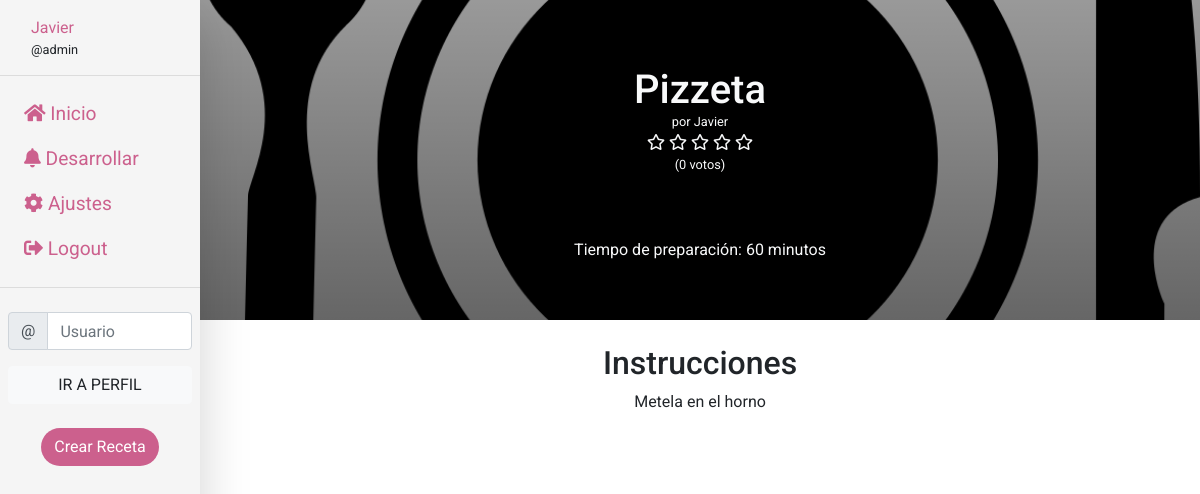
Page /admin/1 (signed in) on the earlier database version.
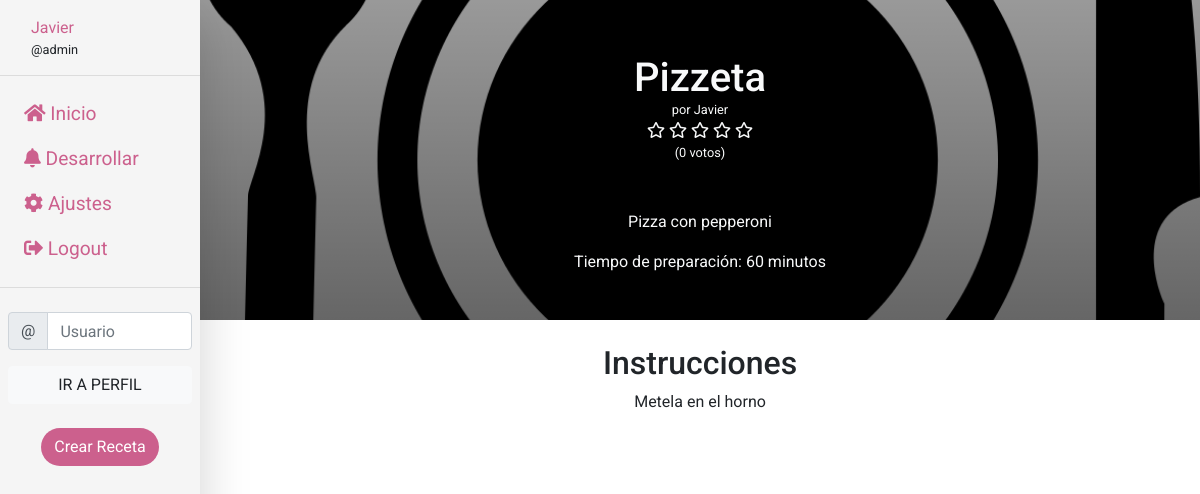
Same page on the later database version.
### base/models.py (models this page shows, shortened)
class Recipe(models.Model):
    class Meta:
        verbose_name = u'Receta'
        verbose_name_plural = u'Recetas'
        ordering = ['-created_at']
    author = models.ForeignKey(Profile, verbose_name=u'Autor', on_delete=models.CASCADE)
    created_at = models.DateTimeField(verbose_name=u'Fecha de creación', auto_now_add=True)
    image = models.ImageField(upload_to='media_files/recipe_images', default='media_files/recipe_images/no-image.png')
    name = models.CharField(verbose_name=u'Nombre', max_length=20)
    description = models.TextField(verbose_name=u'Descripción', max_length=256)
    cooking_time = models.PositiveIntegerField(verbose_name=u'Tiempo de elaboración (minutos)')
    votes_up = models.PositiveIntegerField(verbose_name=u'Votos positivos', default=0)
    votes_down = models.PositiveIntegerField(verbose_name=u'Votos negativos', default=0)
    voters = models.ManyToManyField('Profile', verbose_name=u'Usuarios que han votado', related_name='Usuarios_que_han_votado', blank=True)
    instructions = models.TextField(verbose_name=u'Instrucciones')
    def get_rating(self):
        total_votes = self.votes_up + self.votes_down
        if total_votes != 0:
            rating = round((self.votes_up / total_votes) * 5)
        else:
            rating = 0
        return rating

class Profile(models.Model):
    class Meta:
        verbose_name = u'Perfil de Usuario'
        verbose_name_plural = u'Perfiles de Usuarios'
    user = models.OneToOneField(User, verbose_name=u'Usuario asociado', on_delete=models.CASCADE)
    display_name = models.CharField(verbose_name=u'Nombre', max_length=15)
    bio = models.TextField(verbose_name=u'Biografía', max_length=256, blank=True)
    followers = models.ManyToManyField('self', verbose_name=u'Seguidores', related_name='Seguidores', blank=True, symmetrical=False)
    followed = models.ManyToManyField('self', verbose_name=u'Seguidos', related_name='Seguidos', blank=True, symmetrical=False)
    image = models.ImageField(upload_to='media_files/profile_image', default='media_files/profile_image/no-image.png')

### home/views.py (the view)
# urls.py: path('<str:username>/<int:recipe_id>', views.view_recipe, name='view_recipe'),
def view_recipe(request, username, recipe_id):
    user = User.objects.get(username=username)
    recipe = user.profile.recipe_set.get(pk=recipe_id)
    total_votes = recipe.votes_up + recipe.votes_down
    if (recipe.author == request.user.profile):
        is_own = True
    else:
        is_own = False
    if recipe.voters.filter(user = request.user).exists():
        has_voted = True
    else:
        has_voted = False
    replacements = {
        'profile': user.profile,
        'recipe': recipe,
        'has_voted': has_voted,
        'is_own': is_own,
        'total_votes': total_votes,
    }
    return render(request, 'recipes/view_recipe.html', replacements)

### base/templates/recipes/view_recipe.html (shortened to what this page needs)
{% extends "base/dashboard.html" %}
{% load static %}
{% block contenido %}
<div class="container-fluid">
    <div class="row justify-content-center align-items-center flex-column text-light py-4" style="min-height: 40vh; background: linear-gradient( rgba(0, 0, 0, 0.4), rgba(0, 0, 0, 0.6) ), url('{{recipe.image.url}}'); background-size: cover; background-position: center;">
        <h1 class="mt-2">{{recipe.name}}</h1>
        <small style="margin-top: -10px">por <a class="text-reset" href="{% url 'home:view-profile' username=recipe.author.user.username %}">{{recipe.author.display_name}}</a></small>
        <div>
            {% with score=recipe.get_rating %}
            {% if score > 0 %}
                <i class="fas fa-star"></i>
            {% else %}
                <i class="far fa-star"></i>
            {% endif %}
            {% if score > 1 %}
                <i class="fas fa-star"></i>
            {% else %}
                <i class="far fa-star"></i>
            {% endif %}
            {% if score > 2 %}
                <i class="fas fa-star"></i>
            {% else %}
                <i class="far fa-star"></i>
            {% endif %}
            {% if score > 3 %}
                <i class="fas fa-star"></i>
            {% else %}
                <i class="far fa-star"></i>
            {% endif %}
            {% if score > 4 %}
                <i class="fas fa-star"></i>
            {% else %}
                <i class="far fa-star"></i>
            {% endif %}
            {% endwith %}
        </div>
        <span class="mx-auto" style="font-size: 0.8rem;">({{total_votes}} votos)</span>
        <p class="mt-5 w-75 text-center">{{recipe.description}}</p>
        <span class=" text-center">Tiempo de preparación: {{recipe.cooking_time}} minutos</span>
    </div>
    <div class="row mt-4">
        <div class="container">
            <div class="row justify-content-center">
                <h2>Instrucciones</h2>
            </div>
            <div class="row justify-content-center px-2">
                <p>{{recipe.instructions | linebreaks}}</p>
            </div>
        </div>
    </div>
</div>
{% endblock %}

Differences in the rows shown:
changed Recipe "Pizzeta": description (not shown) → "Pizza con pepperoni"
